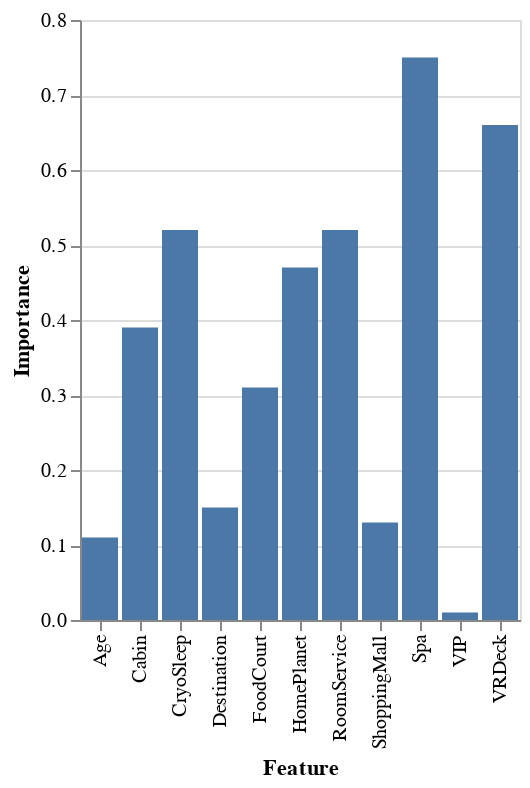

The notebook cell this image was saved under:
### Code cell
agent_chain.run("visualize the importance of each feature by plotting a chart using the library altair. You have to give the chart some interactive functionality. Don't save it and show the chart using the function chart.display() instead of chart.show().")

### Figure 1 — Vega-Lite specification as saved in the notebook (floating-point values rounded to 4 significant figures)
{"config": {"view": {"continuousWidth": 300, "continuousHeight": 300}}, "data": {"name": "data-6ff1b58a035fd967ca219a195699c4b8"}, "mark": {"type": "bar"}, "encoding": {"tooltip": [{"field": "Feature", "type": "nominal"}, {"field": "Importance", "type": "quantitative"}], "x": {"field": "Feature", "type": "nominal"}, "y": {"field": "Importance", "type": "quantitative"}}, "params": [{"name": "param_1", "select": {"type": "interval", "encodings": ["x", "y"]}, "bind": "scales"}], "$schema": "https://vega.github.io/schema/vega-lite/v5.8.0.json", "datasets": {"data-6ff1b58a035fd967ca219a195699c4b8": [{"Feature": "HomePlanet", "Importance": 0.47}, {"Feature": "CryoSleep", "Importance": 0.52}, {"Feature": "Cabin", "Importance": 0.39}, {"Feature": "Destination", "Importance": 0.15}, {"Feature": "Age", "Importance": 0.11}, {"Feature": "VIP", "Importance": 0.01}, {"Feature": "RoomService", "Importance": 0.52}, {"Feature": "FoodCourt", "Importance": 0.31}, {"Feature": "ShoppingMall", "Importance": 0.13}, {"Feature": "Spa", "Importance": 0.75}, {"Feature": "VRDeck", "Importance": 0.66}]}}
